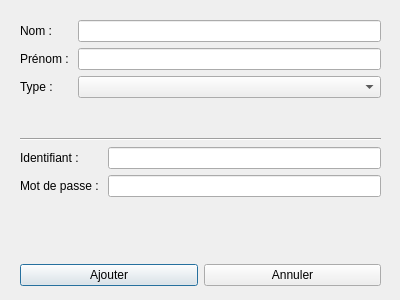
<?xml version="1.0" encoding="UTF-8"?>
<ui version="4.0">
 <class>HealthCareStaff</class>
 <widget class="QDialog" name="HealthCareStaff">
  <property name="geometry">
   <rect>
    <x>0</x>
    <y>0</y>
    <width>400</width>
    <height>300</height>
   </rect>
  </property>
  <property name="windowTitle">
   <string>Dialog</string>
  </property>
  <widget class="QWidget" name="verticalLayoutWidget">
   <property name="geometry">
    <rect>
     <x>20</x>
     <y>20</y>
     <width>361</width>
     <height>266</height>
    </rect>
   </property>
   <layout class="QVBoxLayout" name="verticalLayout">
    <item>
     <layout class="QFormLayout" name="formLayout">
      <item row="0" column="0">
       <widget class="QLabel" name="label">
        <property name="text">
         <string>Nom : </string>
        </property>
       </widget>
      </item>
      <item row="0" column="1">
       <widget class="QLineEdit" name="lastNameLineEdit"/>
      </item>
      <item row="1" column="0">
       <widget class="QLabel" name="label_2">
        <property name="text">
         <string>Prénom : </string>
        </property>
       </widget>
      </item>
      <item row="1" column="1">
       <widget class="QLineEdit" name="firstNameLineEdit"/>
      </item>
      <item row="2" column="0">
       <widget class="QLabel" name="label_3">
        <property name="text">
         <string>Type : </string>
        </property>
       </widget>
      </item>
      <item row="2" column="1">
       <widget class="QComboBox" name="typeComboBox"/>
      </item>
     </layout>
    </item>
    <item>
     <widget class="Line" name="sepLine">
      <property name="orientation">
       <enum>Qt::Horizontal</enum>
      </property>
     </widget>
    </item>
    <item>
     <layout class="QFormLayout" name="formLayout_2">
      <item row="0" column="0">
       <widget class="QLabel" name="loginLabel">
        <property name="text">
         <string>Identifiant : </string>
        </property>
       </widget>
      </item>
      <item row="0" column="1">
       <widget class="QLineEdit" name="loginLineEdit"/>
      </item>
      <item row="1" column="0">
       <widget class="QLabel" name="passwordLabel">
        <property name="text">
         <string>Mot de passe : </string>
        </property>
       </widget>
      </item>
      <item row="1" column="1">
       <widget class="QLineEdit" name="passwordLineEdit"/>
      </item>
     </layout>
    </item>
    <item>
     <layout class="QHBoxLayout" name="horizontalLayout_2">
      <item>
       <widget class="QPushButton" name="addPushButton">
        <property name="text">
         <string>Ajouter</string>
        </property>
       </widget>
      </item>
      <item>
       <widget class="QPushButton" name="cancelPushButton">
        <property name="text">
         <string>Annuler</string>
        </property>
       </widget>
      </item>
     </layout>
    </item>
   </layout>
  </widget>
 </widget>
 <resources/>
 <connections/>
</ui>
